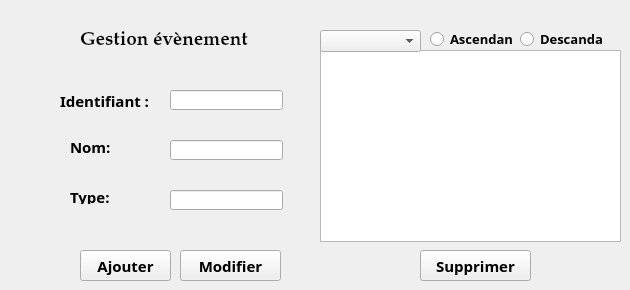
      <widget class="QWidget" name="tab">
       <attribute name="title">
        <string>Gestion event</string>
       </attribute>
       <widget class="QTableView" name="events">
        <property name="geometry">
         <rect>
          <x>320</x>
          <y>50</y>
          <width>301</width>
          <height>192</height>
         </rect>
        </property>
       </widget>
       <widget class="QLineEdit" name="id">
        <property name="geometry">
         <rect>
          <x>170</x>
          <y>90</y>
          <width>113</width>
          <height>20</height>
         </rect>
        </property>
       </widget>
       <widget class="QLineEdit" name="nom">
        <property name="geometry">
         <rect>
          <x>170</x>
          <y>140</y>
          <width>113</width>
          <height>20</height>
         </rect>
        </property>
       </widget>
       <widget class="QLineEdit" name="type">
        <property name="geometry">
         <rect>
          <x>170</x>
          <y>190</y>
          <width>113</width>
          <height>20</height>
         </rect>
        </property>
       </widget>
       <widget class="QLabel" name="label">
        <property name="geometry">
         <rect>
          <x>60</x>
          <y>70</y>
          <width>101</width>
          <height>61</height>
         </rect>
        </property>
        <property name="palette">
         <palette>
          <active>
           <colorrole role="WindowText">
            <brush brushstyle="SolidPattern">
             <color alpha="255">
              <red>0</red>
              <green>0</green>
              <blue>0</blue>
             </color>
            </brush>
           </colorrole>
           <colorrole role="Button">
            <brush brushstyle="SolidPattern">
             <color alpha="255">
              <red>255</red>
              <green>255</green>
              <blue>255</blue>
             </color>
            </brush>
           </colorrole>
           <colorrole role="Light">
            <brush brushstyle="SolidPattern">
             <color alpha="255">
              <red>255</red>
              <green>255</green>
              <blue>255</blue>
             </color>
            </brush>
           </colorrole>
           <colorrole role="Midlight">
            <brush brushstyle="SolidPattern">
             <color alpha="255">
              <red>255</red>
              <green>255</green>
              <blue>255</blue>
             </color>
            </brush>
           </colorrole>
           <colorrole role="Dark">
            <brush brushstyle="SolidPattern">
             <color alpha="255">
              <red>127</red>
              <green>127</green>
              <blue>127</blue>
             </color>
            </brush>
           </colorrole>
           <colorrole role="Mid">
            <brush brushstyle="SolidPattern">
             <color alpha="255">
              <red>170</red>
              <green>170</green>
              <blue>170</blue>
             </color>
            </brush>
           </colorrole>
           <colorrole role="Text">
            <brush brushstyle="SolidPattern">
             <color alpha="255">
              <red>0</red>
              <green>0</green>
              <blue>0</blue>
             </color>
            </brush>
           </colorrole>
           <colorrole role="BrightText">
            <brush brushstyle="SolidPattern">
             <color alpha="255">
              <red>255</red>
              <green>255</green>
              <blue>255</blue>
             </color>
            </brush>
           </colorrole>
           <colorrole role="ButtonText">
            <brush brushstyle="SolidPattern">
             <color alpha="255">
              <red>0</red>
              <green>0</green>
              <blue>0</blue>
             </color>
            </brush>
           </colorrole>
           <colorrole role="Base">
            <brush brushstyle="SolidPattern">
             <color alpha="255">
              <red>255</red>
              <green>255</green>
              <blue>255</blue>
             </color>
            </brush>
           </colorrole>
           <colorrole role="Window">
            <brush brushstyle="SolidPattern">
             <color alpha="255">
              <red>255</red>
              <green>255</green>
              <blue>255</blue>
             </color>
            </brush>
           </colorrole>
           <colorrole role="Shadow">
            <brush brushstyle="SolidPattern">
             <color alpha="255">
              <red>0</red>
              <green>0</green>
              <blue>0</blue>
             </color>
            </brush>
           </colorrole>
           <colorrole role="AlternateBase">
            <brush brushstyle="SolidPattern">
             <color alpha="255">
              <red>255</red>
              <green>255</green>
              <blue>255</blue>
             </color>
            </brush>
           </colorrole>
           <colorrole role="ToolTipBase">
            <brush brushstyle="SolidPattern">
             <color alpha="255">
              <red>255</red>
              <green>255</green>
              <blue>220</blue>
             </color>
            </brush>
           </colorrole>
           <colorrole role="ToolTipText">
            <brush brushstyle="SolidPattern">
             <color alpha="255">
              <red>0</red>
              <green>0</green>
              <blue>0</blue>
             </color>
            </brush>
           </colorrole>
           <colorrole role="PlaceholderText">
            <brush brushstyle="SolidPattern">
             <color alpha="128">
              <red>0</red>
              <green>0</green>
              <blue>0</blue>
             </color>
            </brush>
           </colorrole>
          </active>
          <inactive>
           <colorrole role="WindowText">
            <brush brushstyle="SolidPattern">
             <color alpha="255">
              <red>0</red>
              <green>0</green>
              <blue>0</blue>
             </color>
            </brush>
           </colorrole>
           <colorrole role="Button">
            <brush brushstyle="SolidPattern">
             <color alpha="255">
              <red>255</red>
              <green>255</green>
              <blue>255</blue>
             </color>
            </brush>
           </colorrole>
           <colorrole role="Light">
            <brush brushstyle="SolidPattern">
             <color alpha="255">
              <red>255</red>
              <green>255</green>
              <blue>255</blue>
             </color>
            </brush>
           </colorrole>
           <colorrole role="Midlight">
            <brush brushstyle="SolidPattern">
             <color alpha="255">
              <red>255</red>
              <green>255</green>
              <blue>255</blue>
             </color>
            </brush>
           </colorrole>
           <colorrole role="Dark">
            <brush brushstyle="SolidPattern">
             <color alpha="255">
              <red>127</red>
              <green>127</green>
              <blue>127</blue>
             </color>
            </brush>
           </colorrole>
           <colorrole role="Mid">
            <brush brushstyle="SolidPattern">
             <color alpha="255">
              <red>170</red>
              <green>170</green>
              <blue>170</blue>
             </color>
            </brush>
           </colorrole>
           <colorrole role="Text">
            <brush brushstyle="SolidPattern">
             <color alpha="255">
              <red>0</red>
              <green>0</green>
              <blue>0</blue>
             </color>
            </brush>
           </colorrole>
           <colorrole role="BrightText">
            <brush brushstyle="SolidPattern">
             <color alpha="255">
              <red>255</red>
              <green>255</green>
              <blue>255</blue>
             </color>
            </brush>
           </colorrole>
           <colorrole role="ButtonText">
            <brush brushstyle="SolidPattern">
             <color alpha="255">
              <red>0</red>
              <green>0</green>
              <blue>0</blue>
             </color>
            </brush>
           </colorrole>
           <colorrole role="Base">
            <brush brushstyle="SolidPattern">
             <color alpha="255">
              <red>255</red>
              <green>255</green>
              <blue>255</blue>
             </color>
            </brush>
           </colorrole>
           <colorrole role="Window">
            <brush brushstyle="SolidPattern">
             <color alpha="255">
              <red>255</red>
              <green>255</green>
              <blue>255</blue>
             </color>
            </brush>
           </colorrole>
           <colorrole role="Shadow">
            <brush brushstyle="SolidPattern">
             <color alpha="255">
              <red>0</red>
              <green>0</green>
              <blue>0</blue>
             </color>
            </brush>
           </colorrole>
           <colorrole role="AlternateBase">
            <brush brushstyle="SolidPattern">
             <color alpha="255">
              <red>255</red>
              <green>255</green>
              <blue>255</blue>
             </color>
            </brush>
           </colorrole>
           <colorrole role="ToolTipBase">
            <brush brushstyle="SolidPattern">
             <color alpha="255">
              <red>255</red>
              <green>255</green>
              <blue>220</blue>
             </color>
            </brush>
           </colorrole>
           <colorrole role="ToolTipText">
            <brush brushstyle="SolidPattern">
             <color alpha="255">
              <red>0</red>
              <green>0</green>
              <blue>0</blue>
             </color>
            </brush>
           </colorrole>
           <colorrole role="PlaceholderText">
            <brush brushstyle="SolidPattern">
             <color alpha="128">
              <red>0</red>
              <green>0</green>
              <blue>0</blue>
             </color>
            </brush>
           </colorrole>
          </inactive>
          <disabled>
           <colorrole role="WindowText">
            <brush brushstyle="SolidPattern">
             <color alpha="255">
              <red>127</red>
              <green>127</green>
              <blue>127</blue>
             </color>
            </brush>
           </colorrole>
           <colorrole role="Button">
            <brush brushstyle="SolidPattern">
             <color alpha="255">
              <red>255</red>
              <green>255</green>
              <blue>255</blue>
             </color>
            </brush>
           </colorrole>
           <colorrole role="Light">
            <brush brushstyle="SolidPattern">
             <color alpha="255">
              <red>255</red>
              <green>255</green>
              <blue>255</blue>
             </color>
            </brush>
           </colorrole>
           <colorrole role="Midlight">
            <brush brushstyle="SolidPattern">
             <color alpha="255">
              <red>255</red>
              <green>255</green>
              <blue>255</blue>
             </color>
            </brush>
           </colorrole>
           <colorrole role="Dark">
            <brush brushstyle="SolidPattern">
             <color alpha="255">
              <red>127</red>
              <green>127</green>
              <blue>127</blue>
             </color>
            </brush>
           </colorrole>
           <colorrole role="Mid">
            <brush brushstyle="SolidPattern">
             <color alpha="255">
              <red>170</red>
              <green>170</green>
              <blue>170</blue>
             </color>
            </brush>
           </colorrole>
           <colorrole role="Text">
            <brush brushstyle="SolidPattern">
             <color alpha="255">
              <red>127</red>
              <green>127</green>
              <blue>127</blue>
             </color>
            </brush>
           </colorrole>
           <colorrole role="BrightText">
            <brush brushstyle="SolidPattern">
             <color alpha="255">
              <red>255</red>
              <green>255</green>
              <blue>255</blue>
             </color>
            </brush>
           </colorrole>
           <colorrole role="ButtonText">
            <brush brushstyle="SolidPattern">
             <color alpha="255">
              <red>127</red>
              <green>127</green>
              <blue>127</blue>
             </color>
            </brush>
           </colorrole>
           <colorrole role="Base">
            <brush brushstyle="SolidPattern">
             <color alpha="255">
              <red>255</red>
              <green>255</green>
              <blue>255</blue>
             </color>
            </brush>
           </colorrole>
           <colorrole role="Window">
            <brush brushstyle="SolidPattern">
             <color alpha="255">
              <red>255</red>
              <green>255</green>
              <blue>255</blue>
             </color>
            </brush>
           </colorrole>
           <colorrole role="Shadow">
            <brush brushstyle="SolidPattern">
             <color alpha="255">
              <red>0</red>
              <green>0</green>
              <blue>0</blue>
             </color>
            </brush>
           </colorrole>
           <colorrole role="AlternateBase">
            <brush brushstyle="SolidPattern">
             <color alpha="255">
              <red>255</red>
              <green>255</green>
              <blue>255</blue>
             </color>
            </brush>
           </colorrole>
           <colorrole role="ToolTipBase">
            <brush brushstyle="SolidPattern">
             <color alpha="255">
              <red>255</red>
              <green>255</green>
              <blue>220</blue>
             </color>
            </brush>
           </colorrole>
           <colorrole role="ToolTipText">
            <brush brushstyle="SolidPattern">
             <color alpha="255">
              <red>0</red>
              <green>0</green>
              <blue>0</blue>
             </color>
            </brush>
           </colorrole>
           <colorrole role="PlaceholderText">
            <brush brushstyle="SolidPattern">
             <color alpha="128">
              <red>0</red>
              <green>0</green>
              <blue>0</blue>
             </color>
            </brush>
           </colorrole>
          </disabled>
         </palette>
        </property>
        <property name="font">
         <font>
          <family>Yu Gothic</family>
          <pointsize>11</pointsize>
          <weight>75</weight>
          <bold>true</bold>
         </font>
        </property>
        <property name="text">
         <string>Identifiant :</string>
        </property>
       </widget>
       <widget class="QLabel" name="label_2">
        <property name="geometry">
         <rect>
          <x>70</x>
          <y>140</y>
          <width>47</width>
          <height>14</height>
         </rect>
        </property>
        <property name="font">
         <font>
          <family>Yu Gothic</family>
          <pointsize>11</pointsize>
          <weight>75</weight>
          <bold>true</bold>
         </font>
        </property>
        <property name="text">
         <string>Nom:</string>
        </property>
       </widget>
       <widget class="QPushButton" name="pushButton">
        <property name="geometry">
         <rect>
          <x>80</x>
          <y>250</y>
          <width>91</width>
          <height>31</height>
         </rect>
        </property>
        <property name="font">
         <font>
          <family>Perpetua</family>
          <pointsize>11</pointsize>
          <weight>75</weight>
          <bold>true</bold>
         </font>
        </property>
        <property name="styleSheet">
         <string notr="true"/>
        </property>
        <property name="text">
         <string>Ajouter</string>
        </property>
        <property name="icon">
         <iconset>
          <normaloff>../../Desktop/ajout.png</normaloff>../../Desktop/ajout.png</iconset>
        </property>
       </widget>
       <widget class="QPushButton" name="pushButton_2">
        <property name="geometry">
         <rect>
          <x>180</x>
          <y>250</y>
          <width>101</width>
          <height>31</height>
         </rect>
        </property>
        <property name="font">
         <font>
          <family>Perpetua</family>
          <pointsize>11</pointsize>
          <weight>75</weight>
          <bold>true</bold>
         </font>
        </property>
        <property name="styleSheet">
         <string notr="true"/>
        </property>
        <property name="text">
         <string>Modifier</string>
        </property>
        <property name="icon">
         <iconset>
          <normaloff>../../Desktop/edit.png</normaloff>../../Desktop/edit.png</iconset>
        </property>
       </widget>
       <widget class="QPushButton" name="pushButton_3">
        <property name="geometry">
         <rect>
          <x>420</x>
          <y>250</y>
          <width>111</width>
          <height>31</height>
         </rect>
        </property>
        <property name="font">
         <font>
          <family>Perpetua</family>
          <pointsize>11</pointsize>
          <weight>75</weight>
          <bold>true</bold>
         </font>
        </property>
        <property name="styleSheet">
         <string notr="true"/>
        </property>
        <property name="text">
         <string>Supprimer</string>
        </property>
        <property name="icon">
         <iconset>
          <normaloff>../../Desktop/delete.png</normaloff>../../Desktop/delete.png</iconset>
        </property>
       </widget>
       <widget class="QComboBox" name="comboBox">
        <property name="geometry">
         <rect>
          <x>320</x>
          <y>30</y>
          <width>101</width>
          <height>22</height>
         </rect>
        </property>
        <property name="styleSheet">
         <string notr="true">QPushButton
{
  background-color: #5DADE2;
color:#D35400;
    border-style: outset;
    border-width: 2px;
    border-color: beige;}
QPushButton:hover
{
background-color: #D6EAF8;
    border-style: outset;
    border-width: 2px;
    border-color: beige;
}</string>
        </property>
       </widget>
       <widget class="QRadioButton" name="radioButton">
        <property name="geometry">
         <rect>
          <x>430</x>
          <y>30</y>
          <width>83</width>
          <height>18</height>
         </rect>
        </property>
        <property name="font">
         <font>
          <family>Perpetua</family>
          <pointsize>10</pointsize>
          <weight>75</weight>
          <bold>true</bold>
         </font>
        </property>
        <property name="text">
         <string>Ascendant</string>
        </property>
       </widget>
       <widget class="QRadioButton" name="radioButton_2">
        <property name="geometry">
         <rect>
          <x>520</x>
          <y>30</y>
          <width>83</width>
          <height>18</height>
         </rect>
        </property>
        <property name="font">
         <font>
          <family>Perpetua</family>
          <pointsize>10</pointsize>
          <weight>75</weight>
          <bold>true</bold>
         </font>
        </property>
        <property name="text">
         <string>Descandant</string>
        </property>
       </widget>
       <widget class="QLabel" name="label_9">
        <property name="geometry">
         <rect>
          <x>70</x>
          <y>190</y>
          <width>47</width>
          <height>14</height>
         </rect>
        </property>
        <property name="font">
         <font>
          <family>Yu Gothic</family>
          <pointsize>11</pointsize>
          <weight>75</weight>
          <bold>true</bold>
         </font>
        </property>
        <property name="text">
         <string>Type:</string>
        </property>
       </widget>
       <widget class="QLabel" name="label_10">
        <property name="geometry">
         <rect>
          <x>80</x>
          <y>10</y>
          <width>201</width>
          <height>61</height>
         </rect>
        </property>
        <property name="font">
         <font>
          <family>Palatino Linotype</family>
          <pointsize>14</pointsize>
          <weight>75</weight>
          <bold>true</bold>
         </font>
        </property>
        <property name="text">
         <string>Gestion évènement</string>
        </property>
       </widget>
       <zorder>radioButton_2</zorder>
       <zorder>nom</zorder>
       <zorder>radioButton</zorder>
       <zorder>id</zorder>
       <zorder>type</zorder>
       <zorder>pushButton_3</zorder>
       <zorder>label_10</zorder>
       <zorder>events</zorder>
       <zorder>comboBox</zorder>
       <zorder>label</zorder>
       <zorder>label_2</zorder>
       <zorder>pushButton_2</zorder>
       <zorder>pushButton</zorder>
       <zorder>label_9</zorder>
      </widget>
